Frame 1 (no input): blank canvas, image omitted
Frame 60 (the mouse pressed at the canvas centre just before this capture): blank canvas, image omitted
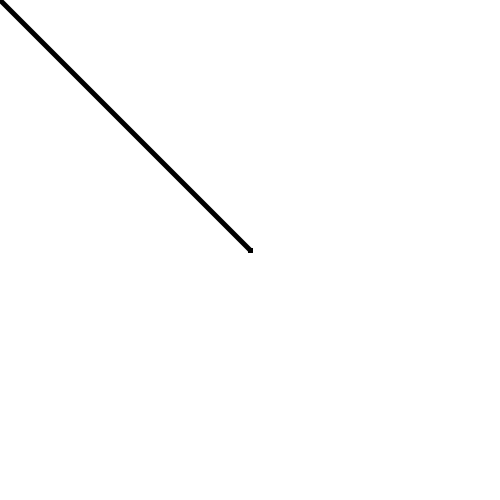
Frame 120 (the mouse held since frame 60 and released just before this capture)

The Processing sketch whose frames 1 and 60 were blank and that drew this single picture after the mouse press (run headless with seeded random() and noise(); from frame 60 on, the mouse is pressed at the canvas centre):

// Processing sketch: week01_4_painter_background_stroke_strokeWeight
// ── week01_4_painter_background_stroke_strokeWeight.pde
//week01_4_painter_background_stroke_strokeWeight
//mspaint mouse extra
void setup(){
  size(500, 500);
  background(255);//white
  strokeWeight(5);//paint size
}

void draw(){
  if(mousePressed) {
    if(mouseButton==LEFT) stroke(0);
    if(mouseButton==RIGHT) stroke(255);//eraser
    line(mouseX, mouseY, pmouseX, pmouseY);
  }
}
